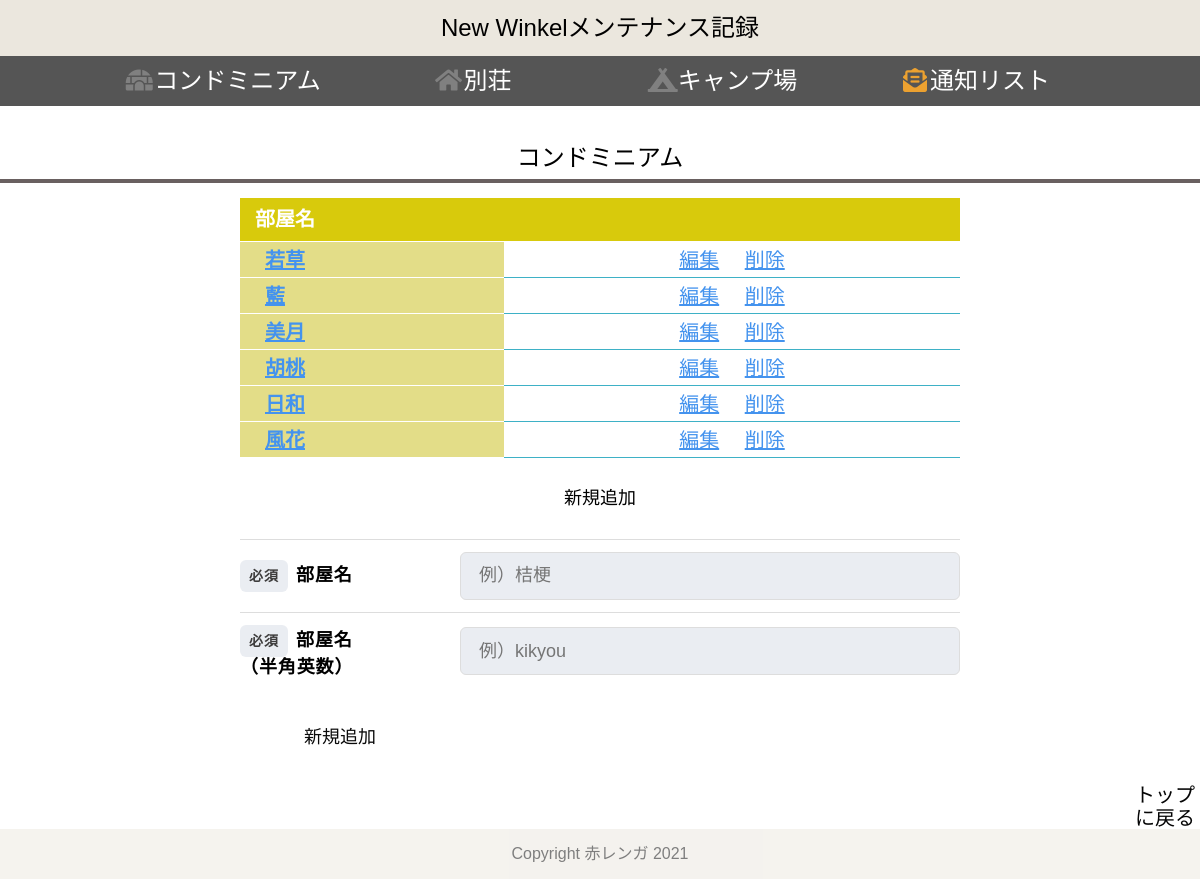
Screenshot of /list/condo with the database file from the repository.
### tables this page shows
CREATE TABLE "items" (
	"id"	INTEGER,
	"ios_id"	INTEGER,
	"room"	TEXT,
	"table_name"	TEXT,
	PRIMARY KEY("id" AUTOINCREMENT)
);

### app.py (the view)
@app.route("/list/condo")
def condo_list():
    conn = sqlite3.connect("w_MN.db")
    c = conn.cursor()
    c.execute("select id, room from items where ios_id = 0")
    room_list=[]
    for row in c.fetchall():
        room_list.append({"id":row[0],"room":row[1]})
    c.close()
    return render_template("w_condo_list.html",condo_list = room_list)

### templates/w_condo_list.html (shortened to what this page needs)
{% extends 'w_base_test2.html' %}
{% block content %}
<h2>コンドミニアム</h2>
<table class="table_list" width="60%">
    <thead>
        <tr>
            <th>部屋名</th>
            <th></th>
        </tr>
    </thead>
    {% for item in condo_list %}
        <tr>
            <th label="アイテム"><a href="/w_tasklist/{{item['id']}}" class="btn4">{{item['room']}}</a></th>
            <td>
                <div class="btn_top">
                    <a href="/edit/condo/{{item['id']}}" class="btn4">編集</a>
                    <a href="/del/condo/{{item['id']}}" onclick="return confirm('削除しますか？')" class="btn4">削除</a>
                </div>
            </td>
        </tr>
    {% endfor %}
</table>
<h3>新規追加</h3>
<form action="/add/room/condo" method="POST">
        <div class="Form">
            <div class="Form-Item">
                <p class="Form-Item-Label">
                <span class="Form-Item-Label-Required">必須</span>部屋名</p>
                <input type="text" name="room" class="Form-Item-Input" placeholder="例）桔梗">
            </div>
            <div class="Form-Item">
                <p class="Form-Item-Label"><span class="Form-Item-Label-Required">必須</span>部屋名<br>（半角英数）</p>
                <input type="text" name="table_name" class="Form-Item-Input" placeholder="例）kikyou">
            </div>
        </div>
    <div>
        <button type="submit" class="btn1">新規追加</button>
    </div>
</form>
    <div class="btn_top1">
        <a href="/" type="button" class="btn5">トップに戻る
        </a>
    </div>
{% endblock %}

### static/css/w_style.css (style rules this page uses)
body { font-family: "Noto Sans Japanese", "ヒラギノ角ゴ Pro W3", "Hiragino Kaku Gothic Pro", "ヒラギノ角ゴ ProN W3", "Hiragino Kaku Gothic ProN", "游ゴシック", YuGothic, "メイリオ", "Meiryo", "HGPｺﾞｼｯｸM", "Osaka", "ＭＳ Ｐゴシック", sans-serif, Century Gothic, Arial; }
p { text-align: center; font-size: 20px; }
a { color:black; display: inline-block; font-size: 24px; }
h2 { font-size: 24px; margin-top: 30px; margin-bottom: 15px; text-align:center; line-height: 1.8; border-bottom: solid 4px rgb(105, 96, 96); }
h3 { font-size: 18px; text-align:center; margin: 30px; }
table { table-layout: auto; margin-left: auto; margin-right: auto; border-radius: 16px; }
table th { font-size: 20px; padding: 0; }
td { font-size: 20px; }
.table_list { border-collapse: collapse; margin-bottom: 20px; }
.table_list thead th { background: #d8ca0c; padding: 10px 15px; border-bottom:#FFF solid 1px; color:#FFF; }
.table_list tbody th { background:#e3dd88; color:#FFF; padding: 2px 15px; border-bottom:#FFF solid 1px; vertical-align:middle; }
.table_list tbody tr:last-child th { border-bottom:#FFF solid 1px; }
.table_list tbody td { background:#FFF; padding:5px 15px; border-bottom:#3EB1C6 solid 1px; vertical-align:middle; }
form { margin-top: 20px; margin-left: auto; margin-right: auto; max-width: 720px; }
.Form { margin-top: 20px; padding-bottom: 20px; margin-left: auto; margin-right: auto; max-width: 720px; }
.Form-Item { border-top: 1px solid #ddd; padding-top: 12px; padding-bottom: 12px; width: 100%; display: flex; align-items: center; }
.Form-Item-Label { width: 100%; max-width: 180px; letter-spacing: 0.05em; font-weight: bold; font-size: 18px; text-align: left; }
.Form-Item-Label-Required { border-radius: 6px; margin-right: 8px; padding-top: 8px; padding-bottom: 8px; width: 48px; display: inline-block; text-align: center; background: #eaedf2; color: rgb(61, 60, 60); font-size: 14px; }
.Form-Item-Input { border: 1px solid #ddd; border-radius: 6px; margin-left: 40px; padding-left: 1em; padding-right: 1em; height: 48px; flex: 1; width: 100%; background: #eaedf2; font-size: 18px; }
.btn1 { display: inline-block; width: 200px; height: 54px; text-align: center; text-decoration: none; line-height: 54px; outline: none; background-color:white; color: rgb(10, 10, 10); font-size: 18px; border-radius: 4px; margin-bottom: 20px; }
.btn_top { text-align: center; }
.btn_top1 { text-align: right; }
.btn4 { height: 20px; font-size: 20px; border-radius: 8px; color: rgb(68, 147, 238); text-align: center; text-decoration: underline; padding: 2px 10px; }
.btn5 { width: 70px; height: 36px; font-size: 20px; border-radius: 8px; color: rgb(5, 5, 5); text-align: center; padding: 0; }

### rows the page displays
items: room "若草"
items: room "美月"
items: room "胡桃"
items: room "日和"
items: room "風花"

### other values shown
{{ item['room'] }} "藍"
